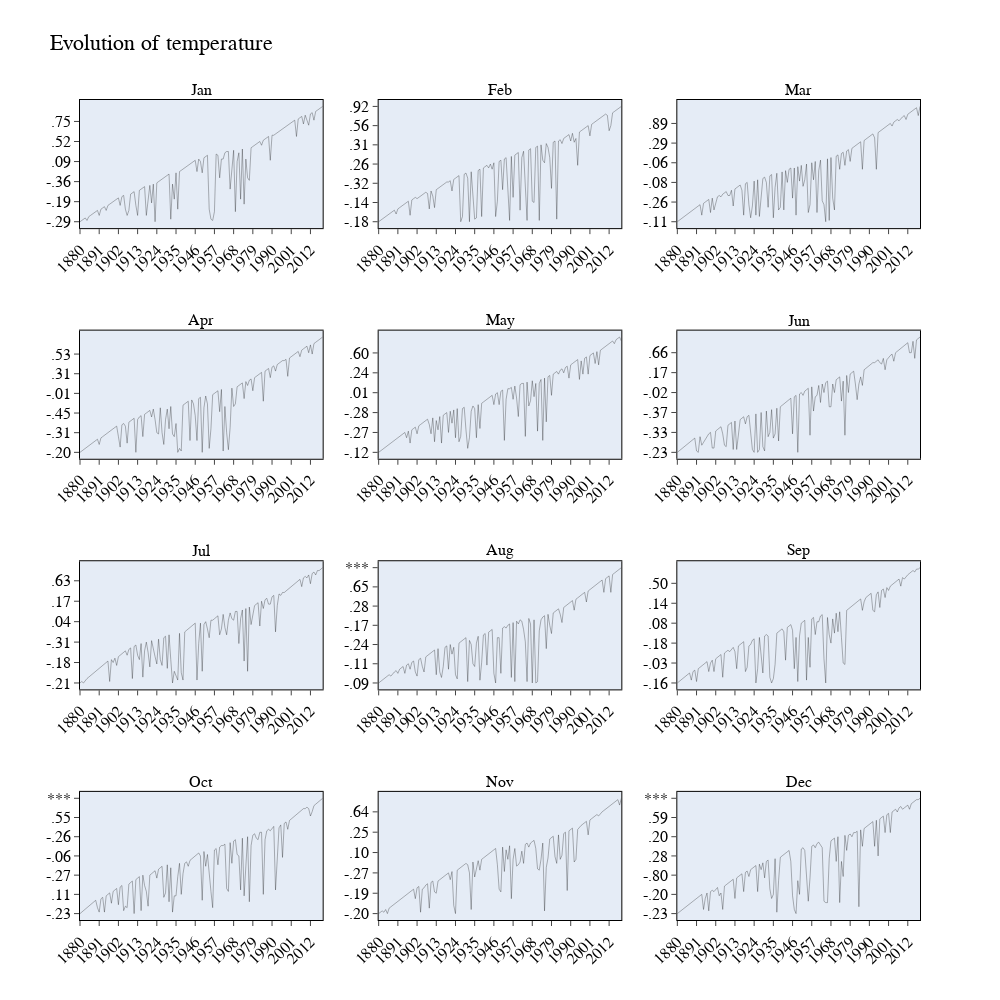

Notebook cell for this chart:
### Markdown cell above
## By month

### Code cell
fig = make_subplots(rows = 4, cols = 3, subplot_titles=('Jan', 'Feb', 'Mar', 'Apr', 'May', 'Jun', 'Jul', 'Aug', 'Sep',
       'Oct', 'Nov', 'Dec'))
count = 1
count2 = 1
count3 = 1
count4 = 1
for i in df.columns[1:13]:
    if count <= 3:
        fig.add_trace(
            go.Scatter(x = df.Year, y = df[i]), row = 1, col = count)
        count += 1
    elif count > 3 and count2 <= 3:
        fig.add_trace(
            go.Scatter(x = df.Year, y = df[i]), row = 2, col = count2)
        count2 += 1
        
    elif count > 3 and count2 > 3 and count3 <= 3:
        fig.add_trace(
            go.Scatter(x = df.Year, y = df[i]), row = 3, col = count3)
        count3 +=1
    else:
        fig.add_trace(
            go.Scatter(x = df.Year, y = df[i]), row = 4, col = count4)
        count4 +=1
        
fig.update_layout(height=1000, width=1000, title_text="Evolution of temperature", showlegend = False)
fig.update_layout(
    font_family="Garamond",
    font_color="black",
    font_size = 16,
    title_font_family="Times New Roman",
    title_font_color="black",
    legend_title_font_color="black"
)

# to change the line color and width
fig.update_traces(line=dict(color = "Black", width = 0.3))

# to change the axes 
fig.update_xaxes(tickangle = -45, ticks = "outside", showgrid = False, showline = True, linewidth = 1, linecolor = "black", mirror = True)
fig.update_yaxes(ticks = "outside", showgrid = False, showline = True, linewidth = 1, linecolor = "black", mirror = True)

fig.show()

### Figure 1 — Plotly figure (JSON) as saved in the notebook; plotly's stock layout.template omitted (floating-point values rounded to 4 significant figures; data arrays with more than 128 entries replaced by an {"elided": "..."} marker saying what was removed)
{"data": [{"line": {"color": "Black", "width": 0.3}, "type": "scatter", "x": {"elided": "140 str values"}, "xaxis": "x", "y": {"elided": "140 str values"}, "yaxis": "y"}, {"line": {"color": "Black", "width": 0.3}, "type": "scatter", "x": {"elided": "140 str values"}, "xaxis": "x2", "y": {"elided": "140 str values"}, "yaxis": "y2"}, {"line": {"color": "Black", "width": 0.3}, "type": "scatter", "x": {"elided": "140 str values"}, "xaxis": "x3", "y": {"elided": "140 str values"}, "yaxis": "y3"}, {"line": {"color": "Black", "width": 0.3}, "type": "scatter", "x": {"elided": "140 str values"}, "xaxis": "x4", "y": {"elided": "140 str values"}, "yaxis": "y4"}, {"line": {"color": "Black", "width": 0.3}, "type": "scatter", "x": {"elided": "140 str values"}, "xaxis": "x5", "y": {"elided": "140 str values"}, "yaxis": "y5"}, {"line": {"color": "Black", "width": 0.3}, "type": "scatter", "x": {"elided": "140 str values"}, "xaxis": "x6", "y": {"elided": "140 str values"}, "yaxis": "y6"}, {"line": {"color": "Black", "width": 0.3}, "type": "scatter", "x": {"elided": "140 str values"}, "xaxis": "x7", "y": {"elided": "140 str values"}, "yaxis": "y7"}, {"line": {"color": "Black", "width": 0.3}, "type": "scatter", "x": {"elided": "140 str values"}, "xaxis": "x8", "y": {"elided": "140 str values"}, "yaxis": "y8"}, {"line": {"color": "Black", "width": 0.3}, "type": "scatter", "x": {"elided": "140 str values"}, "xaxis": "x9", "y": {"elided": "140 str values"}, "yaxis": "y9"}, {"line": {"color": "Black", "width": 0.3}, "type": "scatter", "x": {"elided": "140 str values"}, "xaxis": "x10", "y": {"elided": "140 str values"}, "yaxis": "y10"}, {"line": {"color": "Black", "width": 0.3}, "type": "scatter", "x": {"elided": "140 str values"}, "xaxis": "x11", "y": {"elided": "140 str values"}, "yaxis": "y11"}, {"line": {"color": "Black", "width": 0.3}, "type": "scatter", "x": {"elided": "140 str values"}, "xaxis": "x12", "y": {"elided": "140 str values"}, "yaxis": "y12"}], "layout": {"annotations": [{"font": {"size": 16}, "showarrow": false, "text": "Jan", "x": 0.1444, "xanchor": "center", "xref": "paper", "y": 1, "yanchor": "bottom", "yref": "paper"}, {"font": {"size": 16}, "showarrow": false, "text": "Feb", "x": 0.5, "xanchor": "center", "xref": "paper", "y": 1, "yanchor": "bottom", "yref": "paper"}, {"font": {"size": 16}, "showarrow": false, "text": "Mar", "x": 0.8556, "xanchor": "center", "xref": "paper", "y": 1, "yanchor": "bottom", "yref": "paper"}, {"font": {"size": 16}, "showarrow": false, "text": "Apr", "x": 0.1444, "xanchor": "center", "xref": "paper", "y": 0.7188, "yanchor": "bottom", "yref": "paper"}, {"font": {"size": 16}, "showarrow": false, "text": "May", "x": 0.5, "xanchor": "center", "xref": "paper", "y": 0.7188, "yanchor": "bottom", "yref": "paper"}, {"font": {"size": 16}, "showarrow": false, "text": "Jun", "x": 0.8556, "xanchor": "center", "xref": "paper", "y": 0.7188, "yanchor": "bottom", "yref": "paper"}, {"font": {"size": 16}, "showarrow": false, "text": "Jul", "x": 0.1444, "xanchor": "center", "xref": "paper", "y": 0.4375, "yanchor": "bottom", "yref": "paper"}, {"font": {"size": 16}, "showarrow": false, "text": "Aug", "x": 0.5, "xanchor": "center", "xref": "paper", "y": 0.4375, "yanchor": "bottom", "yref": "paper"}, {"font": {"size": 16}, "showarrow": false, "text": "Sep", "x": 0.8556, "xanchor": "center", "xref": "paper", "y": 0.4375, "yanchor": "bottom", "yref": "paper"}, {"font": {"size": 16}, "showarrow": false, "text": "Oct", "x": 0.1444, "xanchor": "center", "xref": "paper", "y": 0.1562, "yanchor": "bottom", "yref": "paper"}, {"font": {"size": 16}, "showarrow": false, "text": "Nov", "x": 0.5, "xanchor": "center", "xref": "paper", "y": 0.1562, "yanchor": "bottom", "yref": "paper"}, {"font": {"size": 16}, "showarrow": false, "text": "Dec", "x": 0.8556, "xanchor": "center", "xref": "paper", "y": 0.1562, "yanchor": "bottom", "yref": "paper"}], "font": {"color": "black", "family": "Garamond", "size": 16}, "height": 1000, "legend": {"title": {"font": {"color": "black"}}}, "showlegend": false, "title": {"font": {"color": "black", "family": "Times New Roman"}, "text": "Evolution of temperature"}, "width": 1000, "xaxis": {"anchor": "y", "domain": [0, 0.2889], "linecolor": "black", "linewidth": 1, "mirror": true, "showgrid": false, "showline": true, "tickangle": -45, "ticks": "outside"}, "xaxis10": {"anchor": "y10", "domain": [0, 0.2889], "linecolor": "black", "linewidth": 1, "mirror": true, "showgrid": false, "showline": true, "tickangle": -45, "ticks": "outside"}, "xaxis11": {"anchor": "y11", "domain": [0.3556, 0.6444], "linecolor": "black", "linewidth": 1, "mirror": true, "showgrid": false, "showline": true, "tickangle": -45, "ticks": "outside"}, "xaxis12": {"anchor": "y12", "domain": [0.7111, 1], "linecolor": "black", "linewidth": 1, "mirror": true, "showgrid": false, "showline": true, "tickangle": -45, "ticks": "outside"}, "xaxis2": {"anchor": "y2", "domain": [0.3556, 0.6444], "linecolor": "black", "linewidth": 1, "mirror": true, "showgrid": false, "showline": true, "tickangle": -45, "ticks": "outside"}, "xaxis3": {"anchor": "y3", "domain": [0.7111, 1], "linecolor": "black", "linewidth": 1, "mirror": true, "showgrid": false, "showline": true, "tickangle": -45, "ticks": "outside"}, "xaxis4": {"anchor": "y4", "domain": [0, 0.2889], "linecolor": "black", "linewidth": 1, "mirror": true, "showgrid": false, "showline": true, "tickangle": -45, "ticks": "outside"}, "xaxis5": {"anchor": "y5", "domain": [0.3556, 0.6444], "linecolor": "black", "linewidth": 1, "mirror": true, "showgrid": false, "showline": true, "tickangle": -45, "ticks": "outside"}, "xaxis6": {"anchor": "y6", "domain": [0.7111, 1], "linecolor": "black", "linewidth": 1, "mirror": true, "showgrid": false, "showline": true, "tickangle": -45, "ticks": "outside"}, "xaxis7": {"anchor": "y7", "domain": [0, 0.2889], "linecolor": "black", "linewidth": 1, "mirror": true, "showgrid": false, "showline": true, "tickangle": -45, "ticks": "outside"}, "xaxis8": {"anchor": "y8", "domain": [0.3556, 0.6444], "linecolor": "black", "linewidth": 1, "mirror": true, "showgrid": false, "showline": true, "tickangle": -45, "ticks": "outside"}, "xaxis9": {"anchor": "y9", "domain": [0.7111, 1], "linecolor": "black", "linewidth": 1, "mirror": true, "showgrid": false, "showline": true, "tickangle": -45, "ticks": "outside"}, "yaxis": {"anchor": "x", "domain": [0.8438, 1], "linecolor": "black", "linewidth": 1, "mirror": true, "showgrid": false, "showline": true, "ticks": "outside"}, "yaxis10": {"anchor": "x10", "domain": [0, 0.1562], "linecolor": "black", "linewidth": 1, "mirror": true, "showgrid": false, "showline": true, "ticks": "outside"}, "yaxis11": {"anchor": "x11", "domain": [0, 0.1562], "linecolor": "black", "linewidth": 1, "mirror": true, "showgrid": false, "showline": true, "ticks": "outside"}, "yaxis12": {"anchor": "x12", "domain": [0, 0.1562], "linecolor": "black", "linewidth": 1, "mirror": true, "showgrid": false, "showline": true, "ticks": "outside"}, "yaxis2": {"anchor": "x2", "domain": [0.8438, 1], "linecolor": "black", "linewidth": 1, "mirror": true, "showgrid": false, "showline": true, "ticks": "outside"}, "yaxis3": {"anchor": "x3", "domain": [0.8438, 1], "linecolor": "black", "linewidth": 1, "mirror": true, "showgrid": false, "showline": true, "ticks": "outside"}, "yaxis4": {"anchor": "x4", "domain": [0.5625, 0.7188], "linecolor": "black", "linewidth": 1, "mirror": true, "showgrid": false, "showline": true, "ticks": "outside"}, "yaxis5": {"anchor": "x5", "domain": [0.5625, 0.7188], "linecolor": "black", "linewidth": 1, "mirror": true, "showgrid": false, "showline": true, "ticks": "outside"}, "yaxis6": {"anchor": "x6", "domain": [0.5625, 0.7188], "linecolor": "black", "linewidth": 1, "mirror": true, "showgrid": false, "showline": true, "ticks": "outside"}, "yaxis7": {"anchor": "x7", "domain": [0.2812, 0.4375], "linecolor": "black", "linewidth": 1, "mirror": true, "showgrid": false, "showline": true, "ticks": "outside"}, "yaxis8": {"anchor": "x8", "domain": [0.2812, 0.4375], "linecolor": "black", "linewidth": 1, "mirror": true, "showgrid": false, "showline": true, "ticks": "outside"}, "yaxis9": {"anchor": "x9", "domain": [0.2812, 0.4375], "linecolor": "black", "linewidth": 1, "mirror": true, "showgrid": false, "showline": true, "ticks": "outside"}}}
